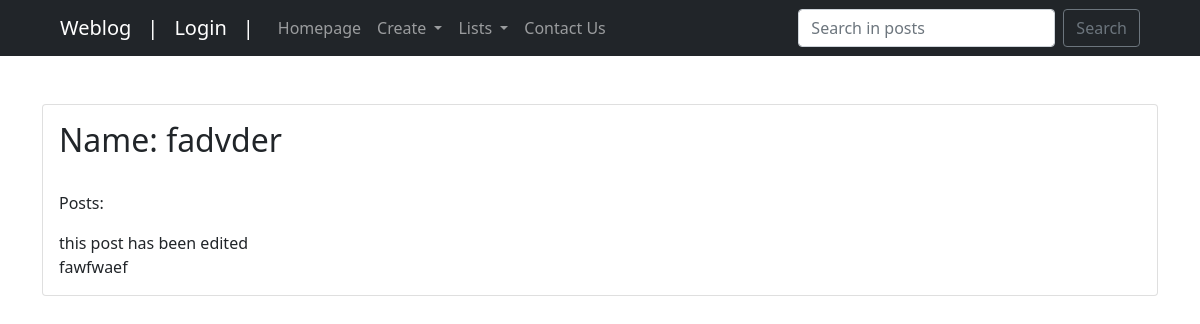
/weblog/tag/2, run on an earlier commit of the app's database.
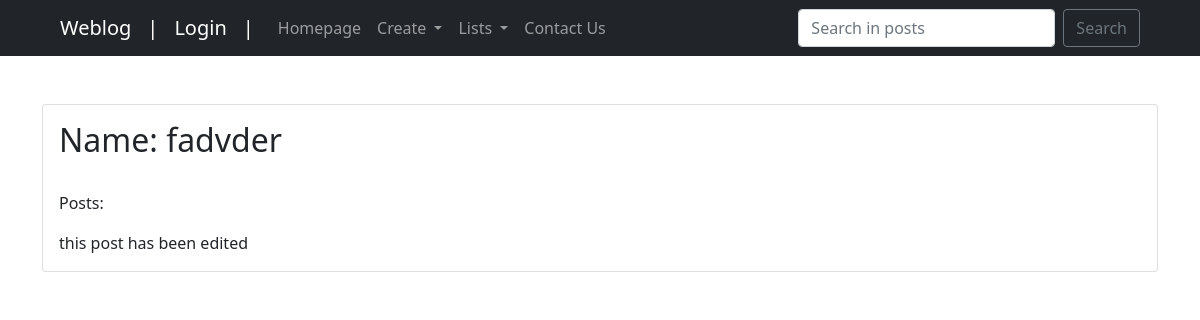
And on a later commit of the database.
### weblog/models.py (models this page shows, shortened)
class Post(models.Model):
    PU = 'PU'
    DR = 'DR'
    STATUS_CHOICE = [
        (PU, 'Published'),
        (DR, 'Draft')
    ]
    owner = models.ForeignKey(User, on_delete=models.CASCADE, verbose_name="Post Owner")
    title = models.CharField("Post Title", max_length=50)
    content = models.TextField()
    image = models.ImageField(upload_to='images', null=True)
    category = models.ManyToManyField('Category')
    created = models.DateField(auto_now_add=True, null=True)
    updated_on = models.DateTimeField(auto_now=True)
    like = models.ManyToManyField(User, related_name='post_like')
    dislike = models.ManyToManyField(User, related_name='post_dislike')
    tag = models.ManyToManyField('Tag')
    slug = models.SlugField(max_length=255, unique=True, null=True, blank=True)
    status = models.CharField(
        max_length=2,
        choices=STATUS_CHOICE,
        default=DR
    )
    objects = models.Manager()
    published = PublishedPostsManager()
    draft = DraftPostsManager()

### weblog/views.py (the view)
# urls.py: path("tag/<int:pk>", TagDetail.as_view(), name="tag_detail"),
class TagDetail(DetailView):
    model = Tag
    template_name = 'weblog/tag/tag_detail.html'

### weblog/templates/weblog/tag/tag_detail.html (shortened to what this page needs)
{% extends 'weblog/index.html' %}
{% load static %}
{% block content %}
    <div class="card mb-4">
        <div class="card-body">
            <h2 class="card-title">Name: {{object.name}}</h2><br>
            <p class="card-text">Posts: </p>
            {% for post in object.post_set.all %}
                {{ post.title }} <br>
            {% endfor %}
        </div>
    </div>
{% endblock content %}

What changed in the data, as far as the page shows it:
removed Post: title "fawfwaef"
